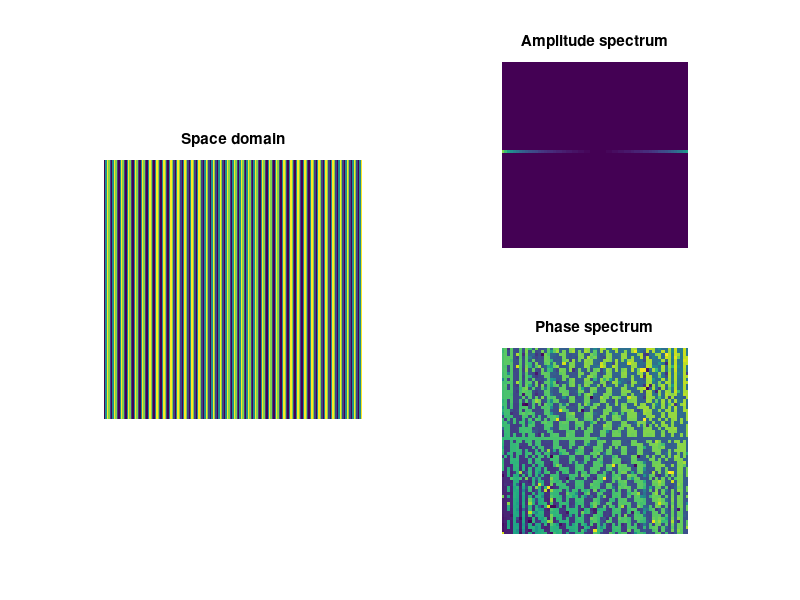
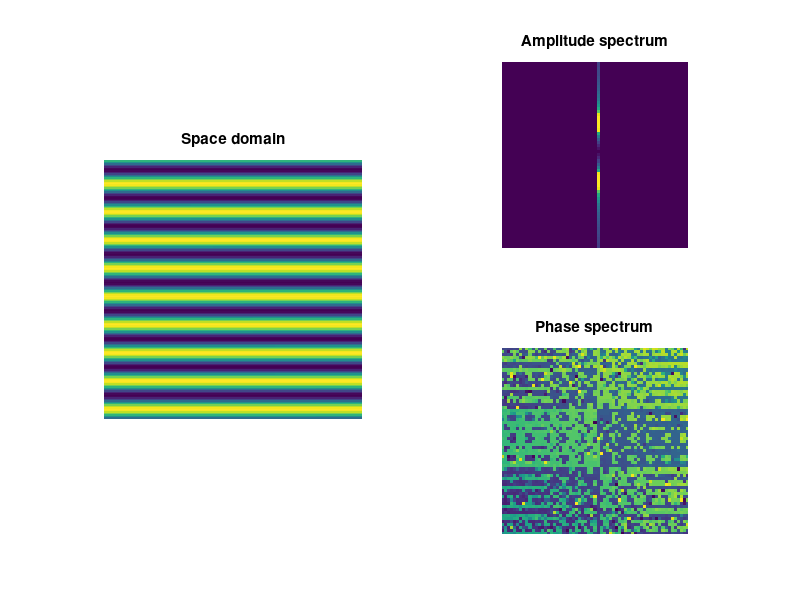
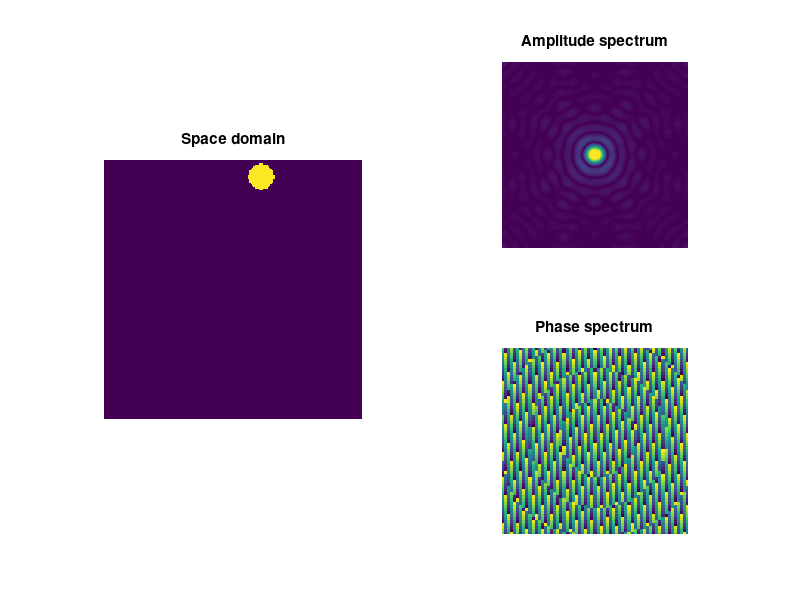

MATLAB code for these plots, in order:
%%
%     COURSE: Understand the Fourier transform and its applications
%    SECTION: 2D Fourier transform
%      VIDEO: How the 2D FFT works
% Instructor: mikexcohen.com
% https://www.youtube.com/watch?v=v743U7gvLq0
%%

%% movie to illustrate frequencies

% specify vector of sine frequencies
sinefreq = linspace(.0001,.2,50);  % arbitrary units


% leave this fixed for now
sinephas = pi/2;


% sine wave initializations
lims  = [-91 91];
[x,y] = ndgrid(lims(1):lims(2),lims(1):lims(2));
xp    = x*cos(sinephas) + y*sin(sinephas);
clim  = [0 1000];


% setup plot
figure(1), clf
subplot(121)
imageh = imagesc(rand(length(x)));
axis square, axis off, axis xy
title('Space domain')

subplot(222)
amph = imagesc(rand(length(x)));
axis square, axis off, axis xy
set(gca,'xlim',[lims(2)-30 lims(2)+30],'ylim',[lims(2)-30 lims(2)+30],'clim',clim)
title('Amplitude spectrum')

subplot(224)
phaseh = imagesc(rand(length(x)));
axis square, axis off, axis xy
set(gca,'xlim',[lims(2)-30 lims(2)+30],'ylim',[lims(2)-30 lims(2)+30])
title('Phase spectrum')


% now loop over phases
for si=1:length(sinefreq)
    
    % compute sine wave
    img = sin( 2*pi*sinefreq(si)*xp );
    
    % 2D FFT and extract power and phase spectra
    imgX  = fftshift(fft2(img));
    
    powr2 = abs(imgX);
    phas2 = angle(imgX);
    
    % update plots
    set(imageh,'CData',img);
    set(amph  ,'CData',powr2);
    set(phaseh,'CData',phas2);
    
    pause(.2)
end
%% movie to illustrate phases

% specify vector of sine phases
sinephas = linspace(0,pi,50);

% leave this fixed for now
sinefreq = .05;  % arbitrary units


% sine wave initializations
lims  = [-91 91];
[x,y] = ndgrid(lims(1):lims(2),lims(1):lims(2));
clim  = [0 1000];

% setup plot
figure(2), clf
subplot(121)
imageh = imagesc(rand(length(x)));
axis square, axis off, axis xy
title('Space domain')

subplot(222)
amph = imagesc(rand(length(x)));
axis square, axis off, axis xy
set(gca,'xlim',[lims(2)-30 lims(2)+30],'ylim',[lims(2)-30 lims(2)+30],'clim',clim)
title('Amplitude spectrum')

subplot(224)
phaseh = imagesc(rand(length(x)));
axis square, axis off, axis xy
set(gca,'xlim',[lims(2)-30 lims(2)+30],'ylim',[lims(2)-30 lims(2)+30])
title('Phase spectrum')


% now loop over phases
for si=1:length(sinephas)
    
    % x-coordinate values (based on rotating x and y)
    xp = x*cos(sinephas(si)) + y*sin(sinephas(si));
    
    % compute 2D sine patch
    img = sin( 2*pi*sinefreq*xp );
    
    % 2D FFT and extract power and phase spectra
    imgX  = fftshift(fft2(img));
    powr2 = abs(imgX);
    phas2 = angle(imgX);
    
    % update plots
    set(imageh,'CData',img);
    set(amph  ,'CData',powr2);
    set(phaseh,'CData',phas2);
    
    pause(.2)
end

%% physical location

lims  = [-91 91];
[x,y] = ndgrid(lims(1):lims(2),lims(1):lims(2));
width = 20;   % width of gaussian


centlocs = linspace(-80,80,50);


% setup plot
figure(3), clf
subplot(121)
imageh = imagesc(rand(length(x)));
axis square, axis off, axis xy
title('Space domain')

subplot(222)
amph = imagesc(rand(length(x)));
axis square, axis off, axis xy
title('Amplitude spectrum')
set(gca,'clim',[0 200])

subplot(224)
phaseh = imagesc(rand(length(x)));
set(gca,'xlim',[lims(2)-30 lims(2)+30],'ylim',[lims(2)-30 lims(2)+30])
axis square, axis off, axis xy
title('Phase spectrum')


% now loop over locations (center locations)
for si=1:length(centlocs)
    
    mx = x-centlocs(si);
    my = y-20;
    
    gaus2d = exp(-(mx.^2 + my.^2) ./ (2*width^2));
    img = zeros(size(gaus2d));
    img(gaus2d>.9) = 1;
    
    % 2D FFT and extract power and phase spectra
    imgX  = fftshift(fft2(img));
    powr2 = abs(imgX);
    phas2 = angle(imgX);
    
    % update plots
    set(imageh,'CData',img);
    set(amph  ,'CData',powr2);
    set(phaseh,'CData',phas2);
    
    pause(.2)
end

%% done.